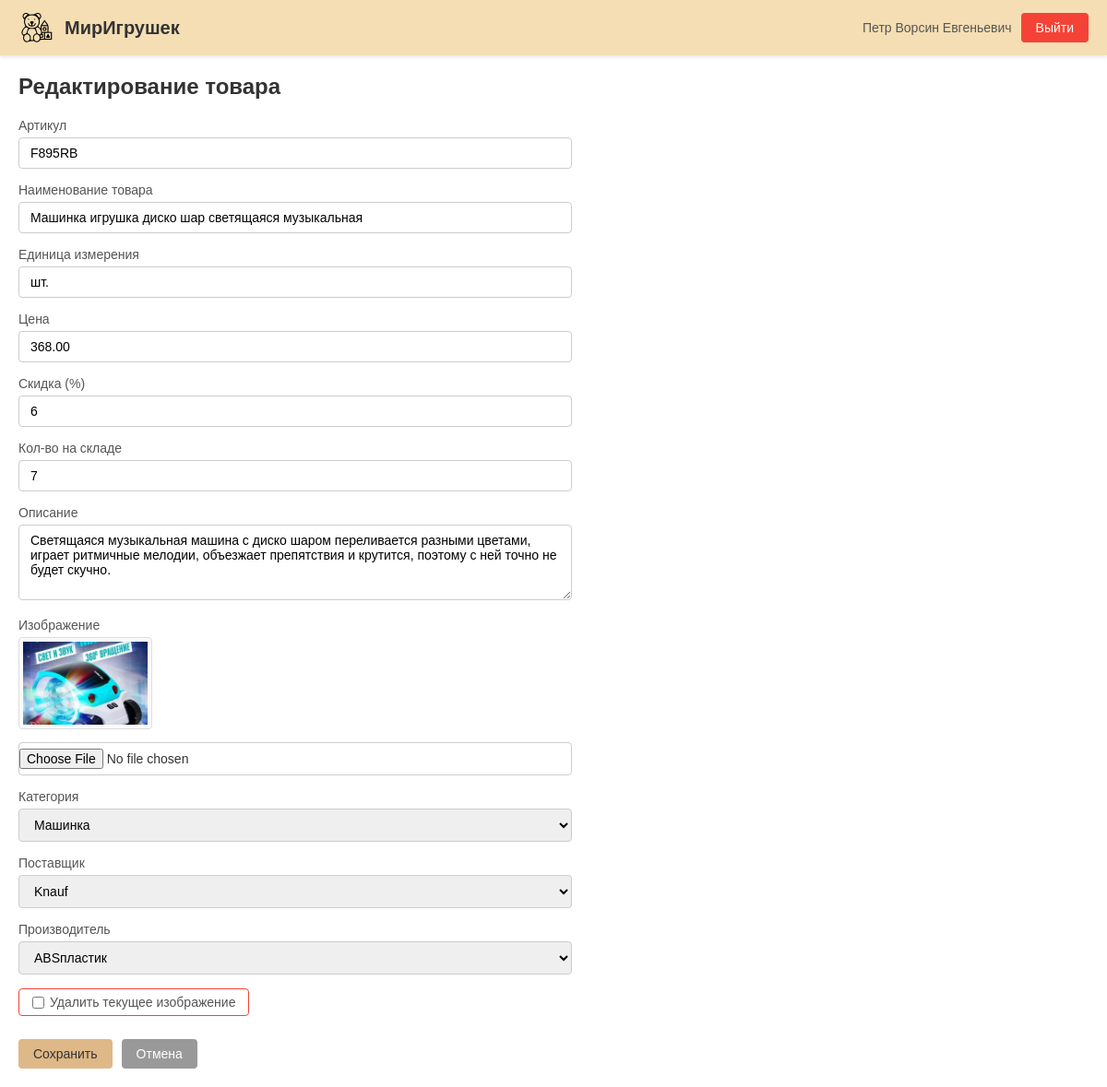
/catalog/product/4/update/ (signed in), run on the app's committed database.
### catalog/models.py (models this page shows, shortened)
class User(AbstractUser):
    GUEST = 'guest'
    CLIENT = 'client'
    MANAGER = 'manager'
    ADMIN = 'admin'
    ROLE_CHOICES = [
        (GUEST, 'Гость'),
        (CLIENT, 'Клиент'),
        (MANAGER, 'Менеджер'),
        (ADMIN, 'Администратор'),
    ]
    role = models.CharField(
        max_length=20,
        choices=ROLE_CHOICES,
        default=GUEST,
        verbose_name='Роль',
    )
    patronymic = models.CharField(
        max_length=150,
        blank=True,
        verbose_name='Отчество',
    )
    def get_full_name(self):
        full_name = super().get_full_name()
        if self.patronymic:
            full_name += f' {self.patronymic}'
        return full_name.strip()
    class Meta:
        verbose_name = 'Пользователь'
        verbose_name_plural = 'Пользователи'

class Product(models.Model):
    article = models.CharField(
        max_length=50,
        unique=True,
        verbose_name='Артикул',
    )
    name = models.CharField(
        max_length=500,
        verbose_name='Наименование товара',
    )
    unit = models.CharField(
        max_length=50,
        default='шт.',
        verbose_name='Единица измерения',
    )
    price = models.DecimalField(
        max_digits=10,
        decimal_places=2,
        verbose_name='Цена',
    )
    discount = models.IntegerField(
        default=0,
        verbose_name='Скидка (%)',
    )
    stock_quantity = models.IntegerField(
        default=0,
        verbose_name='Кол-во на складе',
    )
    description = models.TextField(
        blank=True,
        verbose_name='Описание',
    )
    image = models.ImageField(
        upload_to='products/',
        blank=True,
        verbose_name='Изображение',
    )
    category = models.ForeignKey(
        Category,
        on_delete=models.CASCADE,
        verbose_name='Категория',
    )
    supplier = models.ForeignKey(
        Supplier,
        on_delete=models.CASCADE,
        verbose_name='Поставщик',
    )
    manufacturer = models.ForeignKey(
        Manufacturer,
        on_delete=models.CASCADE,
        verbose_name='Производитель',
    )
    class Meta:
        verbose_name = 'Товар'
        verbose_name_plural = 'Товары'

### catalog/views.py (the view)
# urls.py: path('catalog/product/<int:product_id>/update/', views.product_update, name='product_update'),
@login_required
@user_passes_test(is_admin)
def product_update(request, product_id):
    product = get_object_or_404(Product, pk=product_id)
    if request.method == 'POST':
        form = ProductForm(request.POST, request.FILES, instance=product)
        if form.is_valid():
            form.save()
            return redirect('catalog:product_list')
    else:
        form = ProductForm(instance=product)
    user_role = getattr(request.user, 'role', 'guest') if request.user.is_authenticated else 'guest'
    return render(request, 'catalog/product_form.html', {'form': form, 'form_title': 'Редактирование товара', 'user_role': user_role})

### catalog/forms.py (shortened to what this page needs)
class ProductForm(forms.ModelForm):
    clear_image = forms.BooleanField(
        required=False,
        label='Удалить текущее изображение',
    )
    class Meta:
        model = Product
        fields = [
            'article', 'name', 'unit', 'price', 'discount',
            'stock_quantity', 'description', 'image',
            'category', 'supplier', 'manufacturer',
        ]
        widgets = {
            'description': forms.Textarea(attrs={'rows': 4}),
            'image': forms.FileInput(attrs={'accept': 'image/*'}),
        }

### catalog/context_processors.py (called while the page is built)
def user_context(request):
    return {'user_role': getattr(request.user, 'role', 'guest') if request.user.is_authenticated else 'guest'}

### catalog/models.py (called while the page is built)
    def __str__(self):
        return self.name

    def __str__(self):
        return self.name

    def __str__(self):
        return self.name

### catalog/views.py (called while the page is built)
def is_admin(user):
    return user.is_authenticated and user.role == 'admin'

### catalog/templates/catalog/product_form.html (shortened to what this page needs)
<!DOCTYPE html>
{% load static %}
<html lang="ru">
<head>
    <link rel="stylesheet" href="{% static 'css/style.css' %}">
</head>
<body>
    <div class="navbar">
        <div class="navbar-left">
            <img src="{% static 'logo.png' %}" alt="Логотип" class="logo">
            <span class="site-name">МирИгрушек</span>
        </div>
        <div class="navbar-right">
            <span class="user-info">{{ user.get_full_name|default:user.username }}</span>
            <a href="{% url 'catalog:logout' %}" class="btn btn-logout">Выйти</a>
        </div>
    </div>
    <div class="container">
        <h1>{{ form_title }}</h1>
        <form method="post" enctype="multipart/form-data" class="product-form">
            {% for field in form %}
                {% if field.name == 'image' %}
                    <div class="form-group">
                        <label>{{ field.label }}</label>
                        {% if form.instance.image %}
                            <div class="current-image">
                                <img src="{{ form.instance.image.url }}" alt="{{ form.instance.name }}">
                            </div>
                        {% endif %}
                        {{ field }}
                    </div>
                {% elif field.name == 'clear_image' %}
                    {% if form.instance.image %}
                        <div class="form-group clear-image-group">
                            <label class="clear-image-label">
                                {{ field }} {{ field.label }}
                            </label>
                        </div>
                    {% endif %}
                {% else %}
                    <div class="form-group">
                        <label for="{{ field.id_for_label }}">{{ field.label }}</label>
                        {{ field }}
                    </div>
                {% endif %}
            {% endfor %}
            <div class="form-actions">
                <button type="submit" class="btn btn-primary">Сохранить</button>
                <a href="{% url 'catalog:product_list' %}" class="btn btn-cancel">Отмена</a>
            </div>
        </form>
    </div>
</body>
</html>

### static/css/style.css (style rules this page uses)
* { margin: 0; padding: 0; box-sizing: border-box; }
body { font-family: Arial, sans-serif; background-color: #FFFFFF; color: #333; min-height: 100vh; }
.navbar { background-color: #F5DEB3; padding: 10px 20px; display: flex; justify-content: space-between; align-items: center; box-shadow: 0 2px 4px rgba(0,0,0,0.1); }
.navbar-left { display: flex; align-items: center; gap: 10px; }
.logo { width: 40px; height: 40px; object-fit: contain; }
.site-name { font-size: 20px; font-weight: bold; color: #333; }
.navbar-right { display: flex; align-items: center; gap: 10px; }
.user-info { font-size: 14px; color: #555; }
.container { max-width: 1200px; margin: 0 auto; padding: 20px; }
h1 { font-size: 24px; margin-bottom: 20px; color: #333; }
.btn { display: inline-block; padding: 8px 16px; border-radius: 4px; text-decoration: none; font-size: 14px; cursor: pointer; border: none; font-family: Arial, sans-serif; transition: background-color 0.2s; }
.btn-primary { background-color: #DEB887; color: #333; }
.btn-cancel { background-color: #999; color: white; }
.btn-logout { background-color: #f44336; color: white; }
.form-group { margin-bottom: 15px; }
.form-group label { display: block; font-size: 14px; margin-bottom: 5px; color: #555; }
.form-group input, .form-group select, .form-group textarea { width: 100%; padding: 8px 12px; border: 1px solid #ccc; border-radius: 4px; font-size: 14px; font-family: Arial, sans-serif; }
.form-actions { display: flex; gap: 10px; margin-top: 20px; }
.product-form { max-width: 600px; }
.product-form .form-group { margin-bottom: 15px; }
.product-form .form-group input[type="file"] { padding: 6px 0; }
.current-image { margin-bottom: 10px; }
.current-image img { max-width: 150px; max-height: 100px; object-fit: contain; border: 1px solid #ddd; border-radius: 4px; padding: 4px; background: #fafafa; }
.clear-image-group { display: flex; align-items: center; gap: 8px; }
.clear-image-label { display: inline-flex !important; align-items: center; gap: 6px; cursor: pointer; font-size: 14px; color: #f44336; padding: 6px 14px; border: 1px solid #f44336; border-radius: 4px; background: #fff; transition: background 0.2s; }
.clear-image-label input[type="checkbox"] { width: auto !important; margin: 0 !important; display: inline !important; }

### data on the page
User: get_full_name "Петр Ворсин Евгеньевич"
Product: form "F895RB" "Машинка игрушка диско шар светящаяся музыкальная" "шт." "368.00" "6" "7" "Светящаяся музыкальная машина с диско шаром переливается разными цветами, играет ритмичные мелодии, объезжает препятствия и крутится, поэтому с ней точно не будет скучно." "Машинка" "Knauf" "ABSпластик", instance.image (picture)

### other printed values
{{ field.label }} "Артикул" "Наименование товара" "Единица измерения" "Цена" "Скидка (%)" "Кол-во на складе" "Описание" "Категория" "Поставщик" "Производитель"
{{ field.label }} "Изображение"
{{ field.label }} "Удалить текущее изображение"
